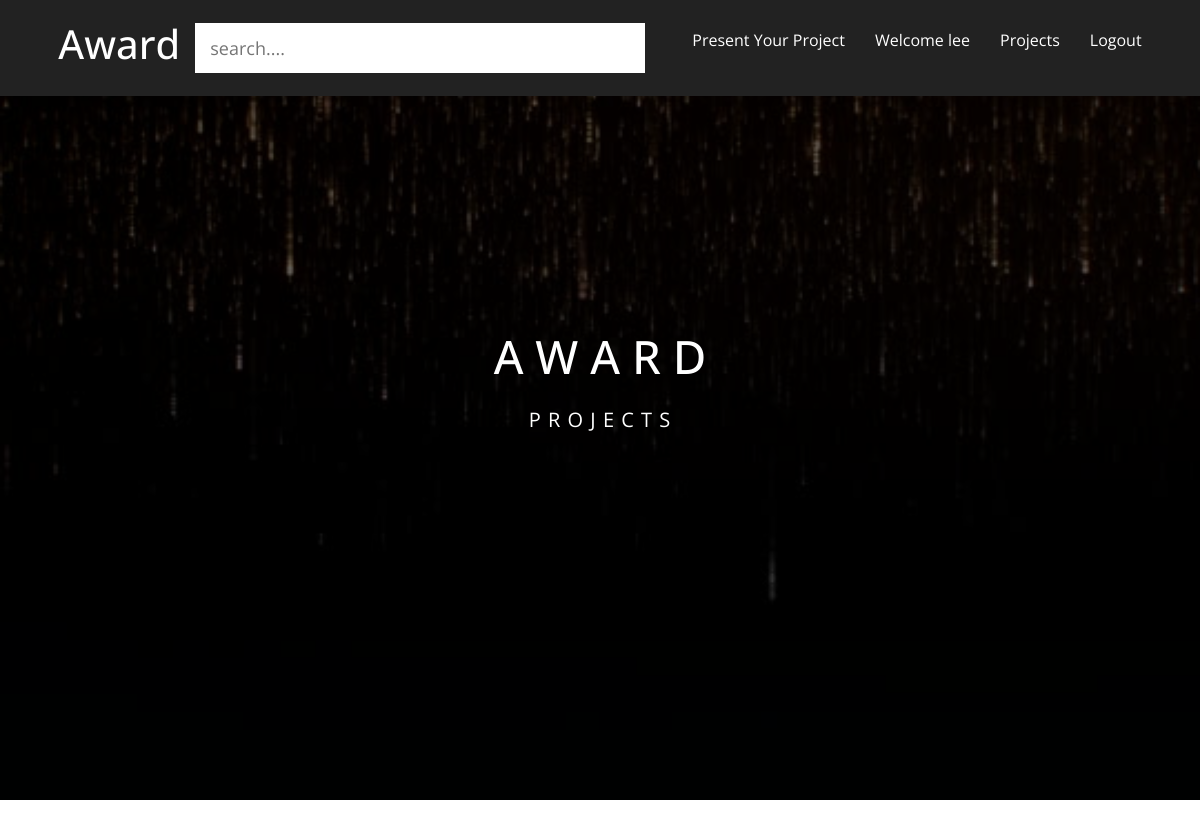
Page / (signed in) on the earlier database version.
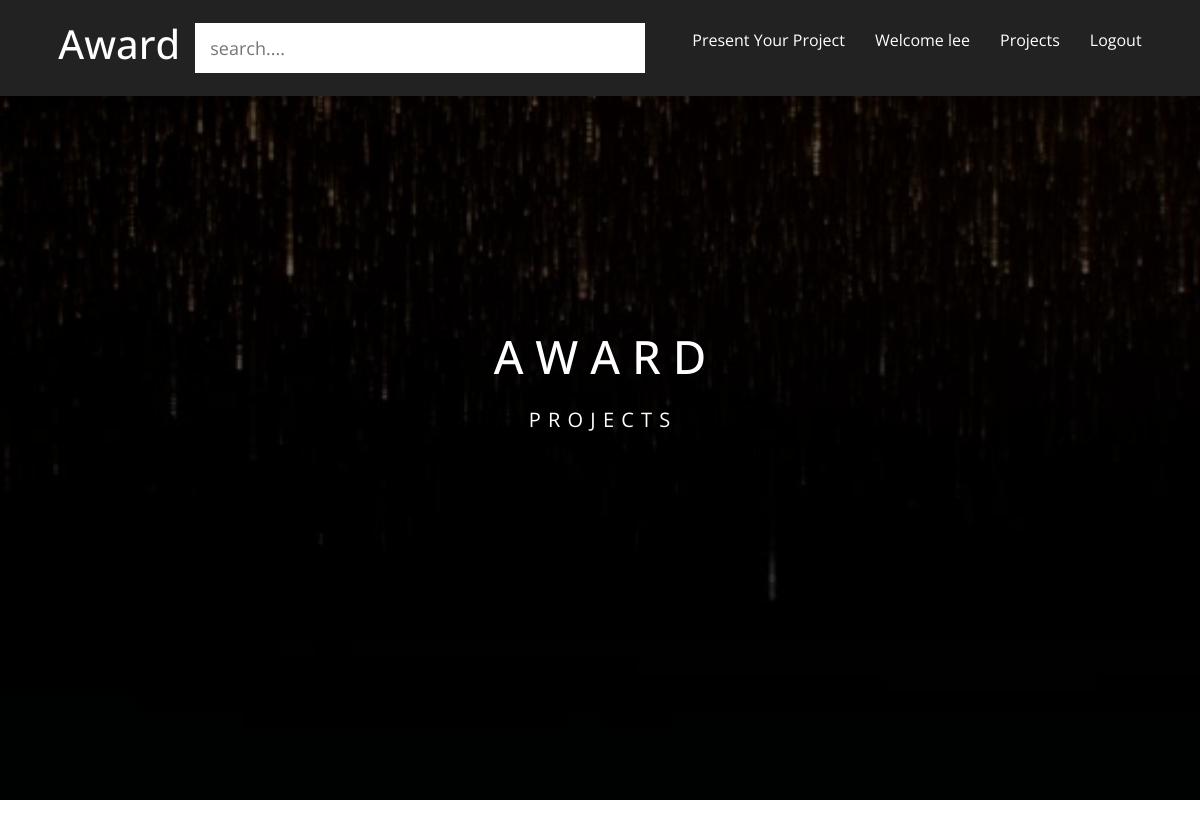
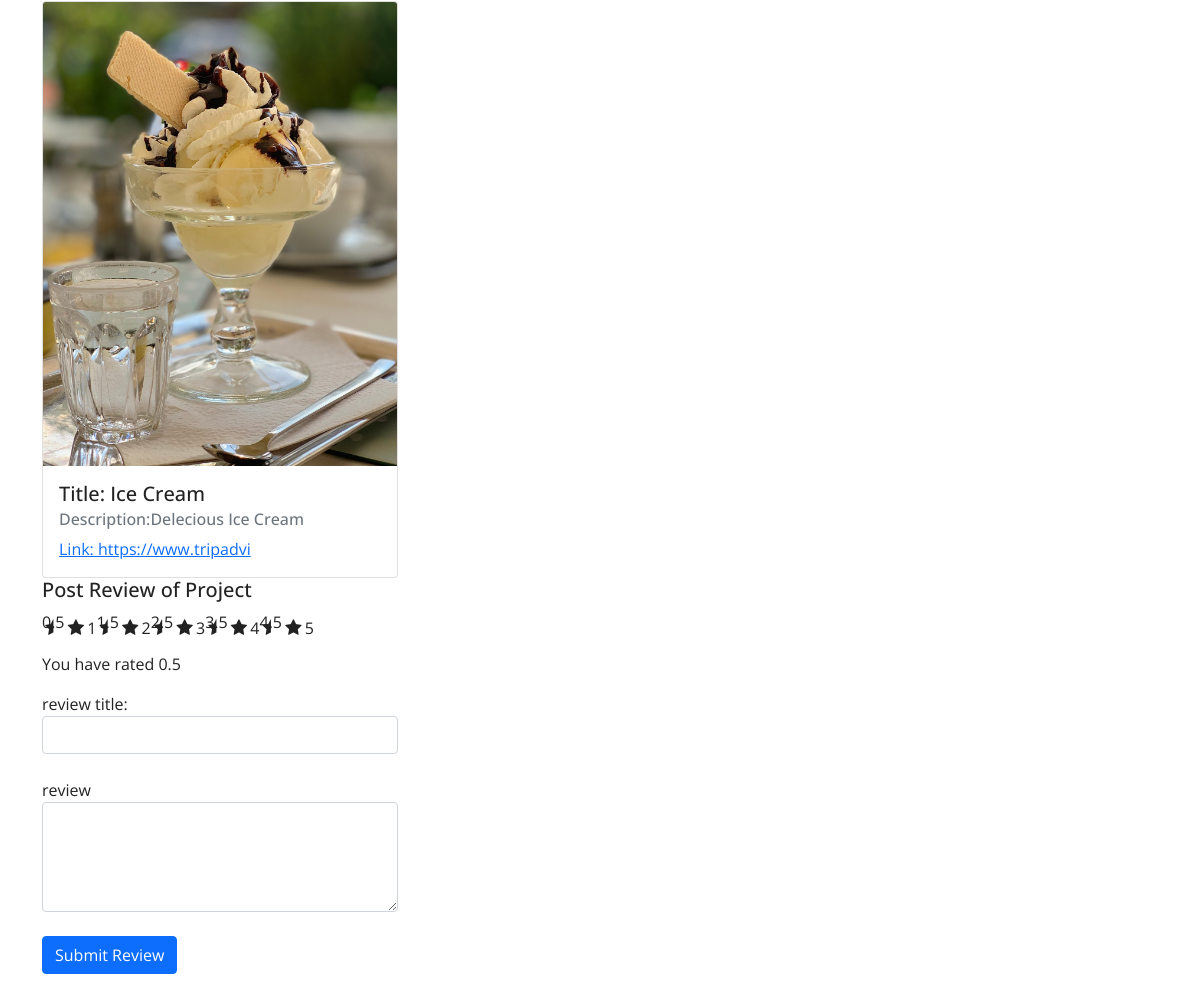
Same page on the later database version (2 pictures, top to bottom).
### uploading/models.py (models this page shows, shortened)
class Post(models.Model):
    user = models.ForeignKey(Account, on_delete=models.SET_NULL, null=True)
    image = models.ImageField(upload_to='images')
    title = models.CharField(max_length=20 ,unique=True, null=True)
    description = models.CharField(max_length=200)
    date_posted  =  models.DateTimeField(auto_now_add=True)
    date_updated = models.DateTimeField(auto_now=True)
    post_link = models.CharField(max_length=20, unique=True,null=True)
    def averageReview(self):
        reviews = ReviewRating.objects.filter(post=self, status=True).aggregate(average=Avg('rating'))
        avg = 0
        if reviews['average'] is not None:
            avg = float(reviews['average'])
        return avg

### awwwards/views.py (the view)
# urls.py: 2. Add a URL to urlpatterns:  path('', views.home, name='home')
def home(request):
    posts = Post.objects.all()
    title = Post.objects.all()
    description = Post.objects.all()
    post_link = Post.objects.all()
    context = {
        'posts'         : posts,
        'title'         : title,
        'description'  : description,
        'post_link'     :  post_link,
    }
    return render(request, 'home.html', context)

### accounts/templates/home.html (shortened to what this page needs)
{% extends 'base.html' %}
{% load static %}
{% block content %}
{% include 'includes/navbar.html' %}
    <div class="hero">
        <div class="container-site">
            <h1>A W A R D</h1>
            <p>P R O J E C T S
            </p>
        </div>
    </div>
    <section class="projo">
        <div class="container">
            <div class="row">
                {% for post in posts %}
                <div class="col-md-4">
                <div class="card mt-3">
                    <a href="{% url 'singleview' %}"><img src="{{post.image.url}}" class="card-img-top"
                        alt="..."></a>
                    <div class="card-body">
                        <h5 class="card-title">Title: {{post.title}}</h5>
                        <h6 class="card-subtitle mb-2 text-muted">Description:{{post.description}}</h6>
                        <a href="{{post.post_link}}" class="card-link">Link: {{post.post_link}}</a>
                    </div>
                </div>
            <form action="{% url 'submit_review' post.id %}" method="POST">
                <h5> Post Review of Project</h5>
<div class="rate">
    <input type="radio" name="rating" id="rating10" value="5" required><label for="rating10" title="5">5</label>
    <input type="radio" name="rating" id="rating9" value="4.5" required><label for="rating9" title="4.5" class="half">4.5</label>
    <input type="radio" name="rating" id="rating8" value="4" required><label for="rating8" title="4">4</label>
    <input type="radio" name="rating" id="rating7" value="3.5" required><label for="rating7" title="3.5" class="half">3.5</label>
    <input type="radio" name="rating" id="rating6" value="3" required><label for="rating6" title="3">3</label>
    <input type="radio" name="rating" id="rating5" value="2.5" required><label for="rating5" title="2.5" class="half">2.5</label>
    <input type="radio" name="rating" id="rating4" value="2" required><label for="rating4" title="2">2</label>
    <input type="radio" name="rating" id="rating3" value="1.5" required><label for="rating3" title="1.5" class="half">1.5</label>
    <input type="radio" name="rating" id="rating2" value="1" required><label for="rating2" title="1">1</label>
    <input type="radio" name="rating" id="rating1" value="0.5" required><label for="rating1" title="0.5" class="half">0.5</label>
</div>
<p>You have rated {{post.averageReview}}</p>
review title:
<input type="text" class="form-control" name="subject">
<br>
review
<textarea name="review" rows="4" class="form-control"></textarea>
<br>
<input type="submit" value="Submit Review" class="btn btn-primary">
            </form>
            </div>
                {% endfor %}
            </div>
        </div>
    </section>
</body>
</html>
{% endblock %}

Differences in the rows shown:
added Post: image (picture), title "Ice Cream", description "Delecious Ice Cream", post_link "https://www.tripadvi", averageReview "0.5"
